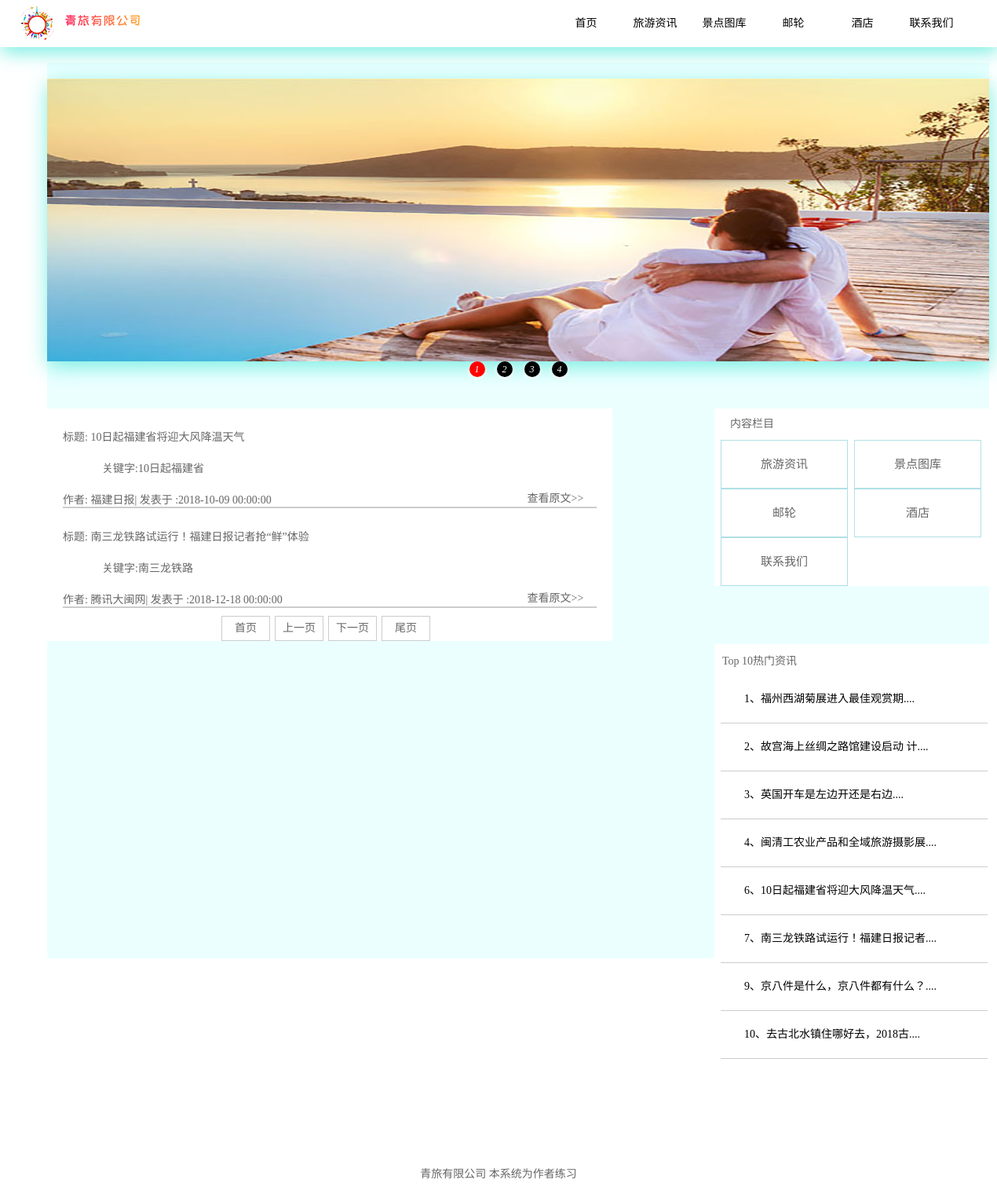
The page /index.php?page=3 on the database its author committed.
### tables this page shows
CREATE TABLE `ttc_article`  (
  `id` int(10) UNSIGNED NOT NULL AUTO_INCREMENT,
  `title` varchar(80) NOT NULL COMMENT '标题',
  `author` varchar(15) NOT NULL COMMENT '作者',
  `thumb` varchar(255) NULL DEFAULT NULL COMMENT '封面图',
  `time` timestamp(0) NOT NULL DEFAULT CURRENT_TIMESTAMP COMMENT '创建时间',
  `content` text NOT NULL COMMENT '内容',
  `keywords` varchar(150) NOT NULL COMMENT '关键字',
  PRIMARY KEY (`id`) USING BTREE
);

### index.php (the view, shortened to what this page needs)
<!DOCTYPE html PUBLIC "-//W3C//DTD XHTML 1.0 Transitional//EN" "http://www.w3.org/TR/xhtml1/DTD/xhtml1-transitional.dtd">
<html xmlns="http://www.w3.org/1999/xhtml">
<head>
<link type="text/css" rel="stylesheet" href="css/index.css"/>
<?php include 'information.php';?>
<?php include 'hot_article.php'?>
</head>
<body>
<div id="banner">
	<div class="logo">
		<img src="images/logo.png"/>
    	<img src="images/logo_title.png"/>
    </div>
    <div class="bar">
    </div>
</div>
<div id="middle">
    <div class="solid">
        <ul class="oUl"></ul>
            <ol>
                <li class="on">1</li>
                <li>2</li>
                <li>3</li>
                <li>4</li>
            </ol>
    </div>
    <div id="content">
        <div class="left">
            <?php
				while($rows = mysqli_fetch_array($result1)){
					echo "<div class='information'>";
						echo "<div class='art_title'>";
							echo "标题: ".$rows['title'];
						echo "</div>";
						echo "<div class='keyWords'>";
							echo "关键字:".$rows['keywords'];
						echo "</div>";
						?>
				<?php
						echo "<div class='inf_message'>";
						echo "<div class='inf_auther_and_time'>";
							echo "作者: ".$rows['author']."|";
							echo "&nbsp;发表于 :".$rows['time'];
						echo "</div>";
								echo "<a href='original.php?id=".$rows['id']."' class='original'>";
									echo "查看原文>>";
						echo "</a>";
						echo "</div>";
						echo "</div>";
				}?>
                <?php echo "<div class='btn_group'>"?>
               		 <a href="<?php echo 'index.php'.'?page='.'1';?>" onclick="return false" id="aclick" class="btn">首页</a>
                	<a href="<?php echo $_SERVER['PHP_SELF'].'?page='.$prePage;?>" class="btn">上一页</a>
                	<a href="<?php echo $_SERVER['PHP_SELF'].'?page='.$nextPage;?>" class="btn">下一页</a>
                	<a href="<?php echo 'index.php'.'?page='.$pages;?>" id="endclick" class="btn" >尾页</a>
       		<?php echo "</div>"?>
        </div>
        <div class="banner_right">
        	<p class="banner_p">内容栏目</p>
            <a href="original.php" class="banner_a">旅游资讯</a>
            <a href="attractions_gallery.php" class="banner_a">景点图库</a>
            <a href="loose_pulley.php" class="banner_a">邮轮</a>
            <a href="hotel.php" class="banner_a">酒店</a>
            <a href="connection.php" class="banner_a">联系我们</a>
        </div>
        <div class="hot_articles">
        		<p class="hot_p">Top 10热门资讯</p>
            	<?php
					while($rows3 = mysqli_fetch_array($result,MYSQLI_ASSOC)){
						echo "<div class='hot'>";
						echo "<a href='original.php?id=".$rows3['id']."' class='hot_a'>";
						echo $rows3['id']."、";
						if($rows3['title']){
							$str = $rows3['title'];
							if(strlen($rows3['title'])>20){
								$str = mb_substr($rows3['title'],0,15,'utf8').'....';
								echo $str;
							}else{
								echo $str;
							}
						}
						echo "</a>";
						echo "<br/>";
						echo "</div>";
						}
				?>
        </div>
    </div>
</div>
<div class="buttom">
    	青旅有限公司   本系统为作者练习
</div>
</body>
</html>

### css/index.css (style rules this page uses)
* { padding:0px; margin:0px; color:#666; font-size:14px; }
#banner { width:100%; height:60px; background:#FFF; box-shadow: 1px 7px 25px #79EEE2; position:fixed; top:0px; bottom:0px; z-index:1000;https: }
.logo { height:60px; width:30%; margin-left:20px; float:left; }
.bar { width:50%; height:60px; margin-left:55%; }
a { display:block; width:80px; height:60px; line-height:60px; text-align:center; float:left; color:#000; text-decoration:none; margin-left:8px; }
#middle { background:#ECFFFF; position:absolute; width:auto; height:auto; margin-top:80px; margin-left:60px; }
#content { position:relative; width:1200px; height:700px; margin:60px auto auto auto; }
.left { position:relative; width:720px; height:auto; float:left; }
.banner_right { position:relative; width:350px; height:auto; float:right; margin-left:126px; }
.hot_articles { position:absolute; width:350px; height:700px; float:right; margin-top:300px; margin-left:850px; }
.left,.banner_right,.hot_articles { background:#fff; }
.information { width:680px; height:auto; margin:0 auto; margin-top:25px; border-bottom:1px solid #ccc; background:#fff; }
.art_title { width:auto; height:20px; }
.keyWords { width:auto; height:20px; margin-left:50px; margin-top:20px; }
.inf_message { width:auto; height:20px; border-bottom:0.5px solid #ccc; margin-top:20px; }
.inf_auther_and_time { width:480px; color:#666; font-size:14px; float:left; }
.original { width:95px; height:20px; line-height:20px; text-align:center; margin-left:100px; color:#666; font-size:14px; }
.btn { width:60px; height:30px; border:1px solid #ccc; line-height:30px; display:block; margin-left:-2px; color:#666; background:#fff; margin-left:6px; }
.btn_group { clear:both; width:auto; height:32px; padding-left:30%; margin-top:10px; }
.banner_p { width:auto; height:40px; line-height:40px; padding-left:20px; }
.banner_a { width:160px; color:#666; height:auto; border:1px solid #B0E0E6; font-size:15px; }
.hot_p { margin-top:10px; margin-left:10px; margin-bottom:10px; }
.hot_a { width:310px; text-align:left; padding-left:30px; clear:both; border-bottom:1px solid #ccc; background:#fff; }
.buttom { line-height:50px; text-align:center; width:100%; height:50px; background:#fff; position:fixed; bottom:0px; }

### index.php (style rules this page uses)
li { list-style: none; }
.solid { width: 1200px; height: 360px; margin: 20px auto 0; box-shadow: 1px 7px 25px #79EEE2; }
.solid ul { height: 100%; }
.solid ol { position: absolute; left: 50%; width: 140px; height: 20px; transform: translateX(-50%); display: flex; justify-content: space-around; }
.solid ol li { width: 20px; height: 20px; background: black; box-shadow: 0 2px 5px white; border-radius: 50%; color: white; text-align: center; font: italic 12px/20px 'Microsoft Yahei'; cursor: pointer; }
.solid ol li.on { background: red; }

### rows shown on the page
ttc_article: title "10日起福建省将迎大风降温天气", keywords "10日起福建省", author "福建日报", time "2018-10-09 00:00:00", id "6", title "10日起福建省将迎大风降温天气...."
ttc_article: title "南三龙铁路试运行！福建日报记者抢“鲜”体验", keywords "南三龙铁路", author "腾讯大闽网", time "2018-12-18 00:00:00", id "7", title "南三龙铁路试运行！福建日报记者...."
ttc_article: id "1", title "福州西湖菊展进入最佳观赏期...."
ttc_article: id "2", title "故宫海上丝绸之路馆建设启动 计...."
ttc_article: id "3", title "英国开车是左边开还是右边...."
ttc_article: id "4", title "闽清工农业产品和全域旅游摄影展...."
ttc_article: id "9", title "京八件是什么，京八件都有什么？...."
ttc_article: id "10", title "去古北水镇住哪好去，2018古...."
